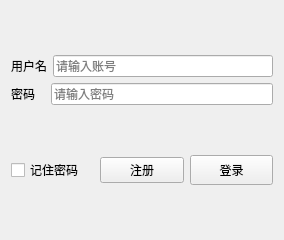
<?xml version="1.0" encoding="UTF-8"?>
<ui version="4.0">
 <class>loginButton</class>
 <widget class="QWidget" name="loginButton">
  <property name="geometry">
   <rect>
    <x>0</x>
    <y>0</y>
    <width>284</width>
    <height>240</height>
   </rect>
  </property>
  <property name="windowTitle">
   <string>登陆页面</string>
  </property>
  <property name="windowOpacity">
   <double>0.900000000000000</double>
  </property>
  <layout class="QVBoxLayout" name="verticalLayout_3">
   <item>
    <layout class="QVBoxLayout" name="verticalLayout_2">
     <item>
      <layout class="QHBoxLayout" name="horizontalLayout">
       <item>
        <widget class="QLabel" name="label_2">
         <property name="text">
          <string>用户名</string>
         </property>
         <property name="alignment">
          <set>Qt::AlignmentFlag::AlignCenter</set>
         </property>
        </widget>
       </item>
       <item>
        <widget class="QLineEdit" name="usernameEdit">
         <property name="placeholderText">
          <string>请输入账号</string>
         </property>
        </widget>
       </item>
      </layout>
     </item>
     <item>
      <layout class="QHBoxLayout" name="horizontalLayout_2">
       <item>
        <widget class="QLabel" name="label_3">
         <property name="text">
          <string>密码   </string>
         </property>
         <property name="alignment">
          <set>Qt::AlignmentFlag::AlignCenter</set>
         </property>
        </widget>
       </item>
       <item>
        <widget class="QLineEdit" name="passwordEdit">
         <property name="echoMode">
          <enum>QLineEdit::EchoMode::Password</enum>
         </property>
         <property name="placeholderText">
          <string>请输入密码</string>
         </property>
        </widget>
       </item>
      </layout>
     </item>
    </layout>
   </item>
   <item>
    <layout class="QHBoxLayout" name="horizontalLayout_3">
     <item>
      <widget class="QCheckBox" name="checkBox">
       <property name="text">
        <string>记住密码</string>
       </property>
      </widget>
     </item>
     <item>
      <widget class="QPushButton" name="registerButton">
       <property name="text">
        <string>注册</string>
       </property>
      </widget>
     </item>
     <item>
      <widget class="QPushButton" name="pushButton">
       <property name="minimumSize">
        <size>
         <width>0</width>
         <height>30</height>
        </size>
       </property>
       <property name="text">
        <string>登录</string>
       </property>
      </widget>
     </item>
    </layout>
   </item>
  </layout>
 </widget>
 <resources/>
 <connections/>
</ui>
